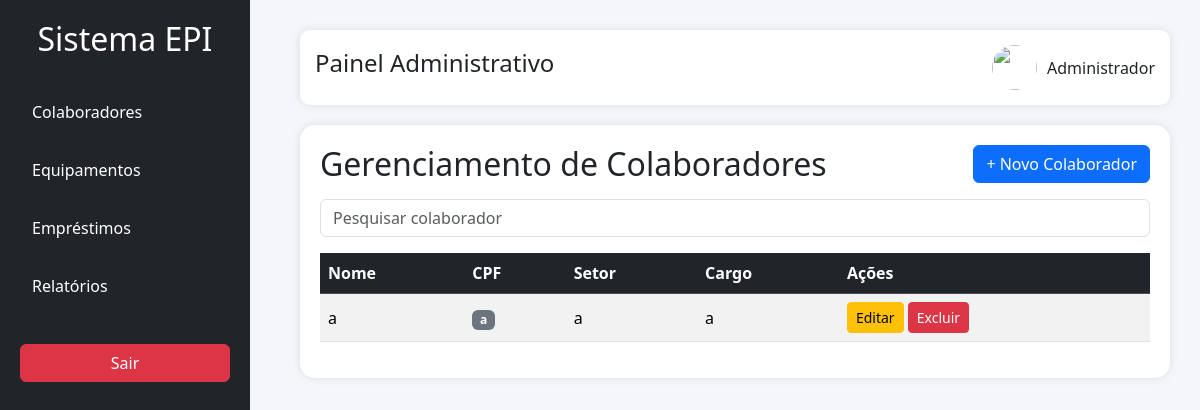
The page /colaboradores/ (signed in) on the database as committed earlier.
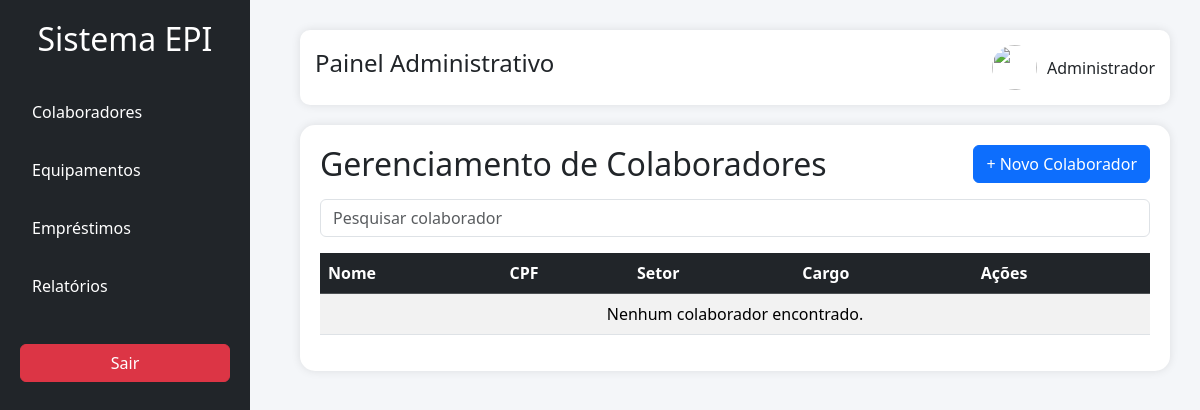
The same page on the database as committed later.
### colaboradores/models.py (models this page shows, shortened)
class Colaborador(models.Model):
    nome = models.CharField(max_length=100)
    cpf = models.CharField(max_length=14)
    setor = models.CharField(max_length=50)
    cargo = models.CharField(max_length=50)
    telefone = models.CharField(max_length=20)
    email = models.EmailField()

### colaboradores/views.py (the view)
@login_required
def listar_colaboradores(request):
    busca = request.GET.get('buscar')
    if busca:
        colaboradores = Colaborador.objects.filter(nome__icontains=busca)
    else:
        colaboradores = Colaborador.objects.all()
    return render(request, 'colaboradores/listar.html', {
        'colaboradores': colaboradores
    })

### templates/colaboradores/listar.html
{% extends 'base.html' %}
{% block content %}
<div class="d-flex justify-content-between align-items-center mb-3">
    <h2 class="mb-0">Gerenciamento de Colaboradores</h2>
    <a href="/cadastrar/" class="btn btn-primary">
        + Novo Colaborador
    </a>
</div>
<form method="GET" class="mb-3">
    <input
        type="text"
        name="buscar"
        class="form-control"
        placeholder="Pesquisar colaborador"
        value="{{ request.GET.buscar }}"
    >
</form>
<table class="table table-hover table-striped align-middle">
    <thead class="table-dark">
        <tr>
            <th>Nome</th>
            <th>CPF</th>
            <th>Setor</th>
            <th>Cargo</th>
            <th>Ações</th>
        </tr>
    </thead>
    <tbody>
        {% for colaborador in colaboradores %}
        <tr>
            <td>{{ colaborador.nome }}</td>
            <td>
                <span class="badge bg-secondary">
                    {{ colaborador.cpf }}
                </span>
            </td>
            <td>{{ colaborador.setor }}</td>
            <td>{{ colaborador.cargo }}</td>
            <td>
                <a
                    href="/editar/{{ colaborador.id }}/"
                    class="btn btn-warning btn-sm"
                >
                    Editar
                </a>
                <a
                    href="/excluir/{{ colaborador.id }}/"
                    class="btn btn-danger btn-sm"
                    onclick="return confirm('Tem certeza que deseja excluir este colaborador?');"
                >
                    Excluir
                </a>
            </td>
        </tr>
        {% empty %}
        <tr>
            <td colspan="5" class="text-center">
                Nenhum colaborador encontrado.
            </td>
        </tr>
        {% endfor %}
    </tbody>
</table>
{% endblock %}

Rows that differ between the two databases and show on the page:
removed Colaborador: nome "a", cpf "a", setor "a", cargo "a"
Other text that changed with them:
text now shown: "Nenhum colaborador encontrado."
